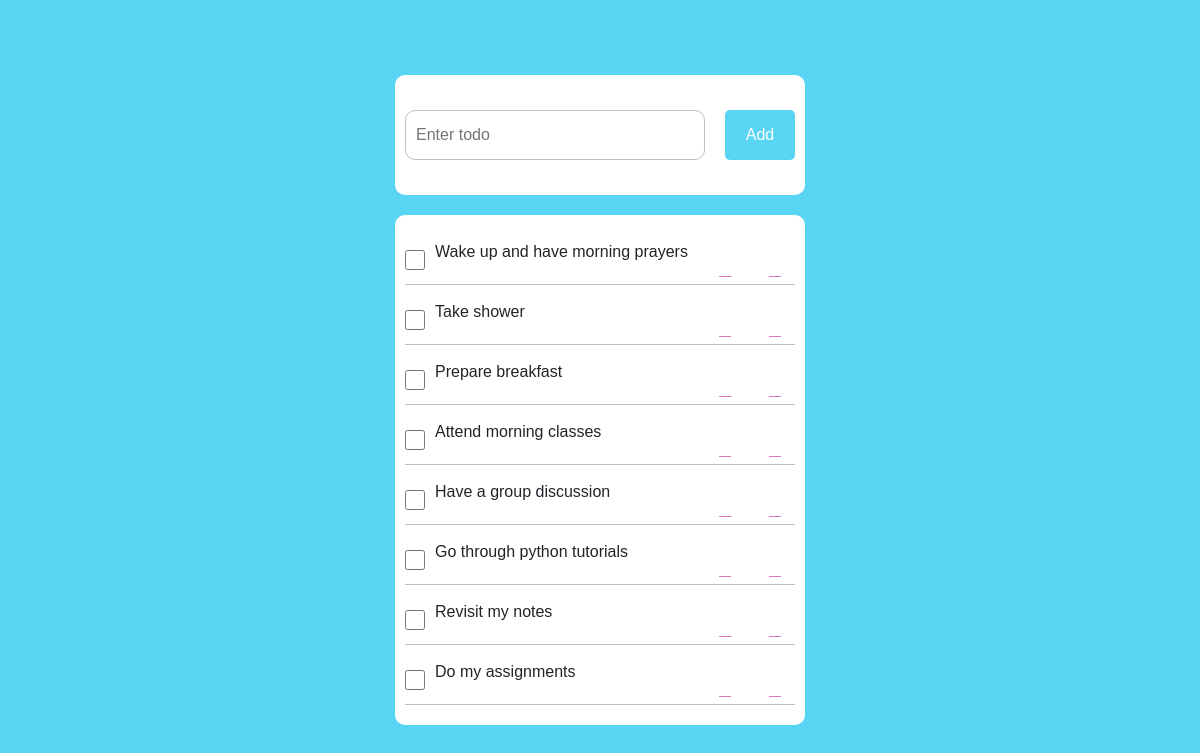
Before: / with the older database file.
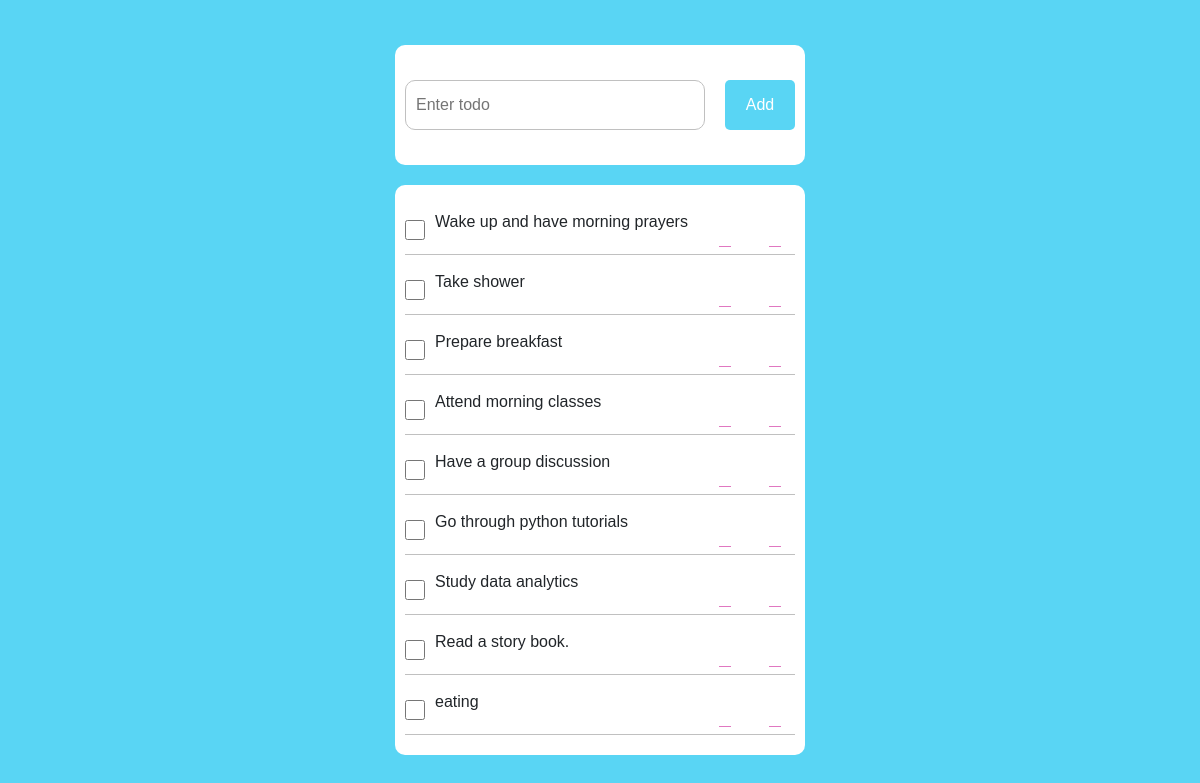
After: the same page with the newer database file.
### todoapp/models.py (models this page shows, shortened)
class Task(models.Model):
    title = models.CharField(max_length=200)
    completed = models.BooleanField(default=False)
    created_at = models.DateTimeField(auto_now_add=True)
    updated_at = models.DateTimeField(auto_now=True)

### todoapp/views.py (the view)
# urls.py: path("", views.task_list, name= "task-list"),
def task_list(request):
    tasks = Task.objects.all()
    form = TaskForm()
    if request.method=="POST":
        form = TaskForm(request.POST)
        if form.is_valid():
            form.save()
            return redirect("task-list")
    context = {"tasks":tasks,"form": form}
    return render(request, "task_list.html", context)

### todoapp/forms.py
class TaskForm(forms.ModelForm):
    title = forms.CharField(widget=forms.TextInput(attrs={"class":"myinput","placeholder":"Enter todo"}))
    class Meta:
        model = Task
        fields = ["title"]

### todoapp/templates/task_list.html (shortened to what this page needs)
{% extends "base.html" %}
{% block content %}
<div class="todo-container">
  <div class="todo-search">
    <form action="" method="POST">
      {{form.title}}
      <button>Add</button>
    </form>
  </div>
  <div class="todo-list">
    {% for task in tasks %}
    <div class="todo-list-item">
      <div class="task">
        <input type="checkbox" />
        <p>{{task.title}}</p>
      </div>
      <div class="btn-container">
        <div class="edit">
          <a href="{% url 'task-update' task.id %}">
            <i class=" fa-fa-solid fa-pen-to-square"></i>
          </a>
        </div>
        <div class="del">
          <a href="{% url 'task-delete' task.id %}">
            <i class=" fa-trash-can"></i>
          </a>
        </div>
      </div>
    </div>
    {% endfor %}
  </div>
</div>
{% endblock content %}

### todoapp/templates/base.html (shortened to what this page needs)
<!DOCTYPE html>
{% load static %}
<html lang="en">
<head>
    <link
    rel="stylesheet"
    href="https://cdnjs.cloudflare.com/ajax/libs/font-awesome/6.4.0/css/solid.min.css"
  />
  <link
    rel="stylesheet"
    href="https://cdnjs.cloudflare.com/ajax/libs/font-awesome/6.4.0/css/fontawesome.min.css"
  />
  <link
    rel="stylesheet"
    href="https://cdnjs.cloudflare.com/ajax/libs/font-awesome/6.4.0/css/brands.min.css"
  />
  <link href="https://cdn.jsdelivr.net/npm/bootstrap@5.2.3/dist/css/bootstrap.min.css" rel="stylesheet">
  <link rel="stylesheet" href="{% static 'css/style.css' %}" />
</head>
<body>
    <div class="main-container">
        {% block content %}{% endblock content %}
    </div>
</body>
</html>

### todoapp/static/css/style.css (style rules this page uses)
* { padding: 0px; margin: 0px; box-sizing: border-box; font-size: 16px; font-family: sans-serif }
body { background-color:rgb(89, 213, 244); height: 100vh; width: 100%; display: flex; align-items: center; justify-content: center; }
.todo-list-item .btn-container a { color: rgb(224, 120, 193) }
.todo-container { width: 450px; height: auto; padding: 0px 20px 0px 20px; }
.todo-search { width: 100%; height: 120px; background-color: white; border-radius: 10px; padding: 0px 10px 0px 10px; display: flex; align-items: center; justify-content: center; }
.todo-search form { width: 100%; height: 80px; display: flex; align-items: center; justify-content: space-between; }
.todo-list { width: 100%; height: auto; margin-top: 20px; background-color: white; padding-top: 10px !important; border-radius: 10px; padding: 10px 10px 20px 10px; }
.todo-search form input, .input, select { border: 1px solid silver; height: 50px; padding: 10px; width: 300px; border-radius: 10px; }
.myinput { border: 1px solid silver; height: 50px; padding: 10px; width: 300px; border-radius: 10px; }
.todo-search form button { height: 50px; width: 70px; padding: 0px 10px 0px 10px; background-color: rgb(89, 213, 244); color: white; border: none; border-radius: 5px; cursor: pointer; }
.todo-list-item { width: 100%; height: 50px; border-bottom: 1px solid silver; margin-top: 10px; display: flex; align-items: center; justify-content: space-between; }
.todo-list-item .btn-container { display: flex; }
.todo-list-item .edit { margin-right: 10px; }
.todo-list-item .edit, .todo-list-item .del { width: 40px; height: 40px; border-radius: 5px; background-color: rgb(89, 213, 244)4; color: rgb(248, 71, 248); cursor: pointer; display: flex; align-items: center; justify-content: center; font-size: 16px; }
.todo-list .task { display: flex; }
.todo-list .task input { margin-right: 10px; width: 20px; }
.btn-container { margin-top: 20px; display: flex; }

Changed rows visible on the page:
removed Task: title "Revisit my notes"
removed Task: title "Do my assignments"
added Task: title "Study data analytics"
added Task: title "Read a story book."
added Task: title "eating"
